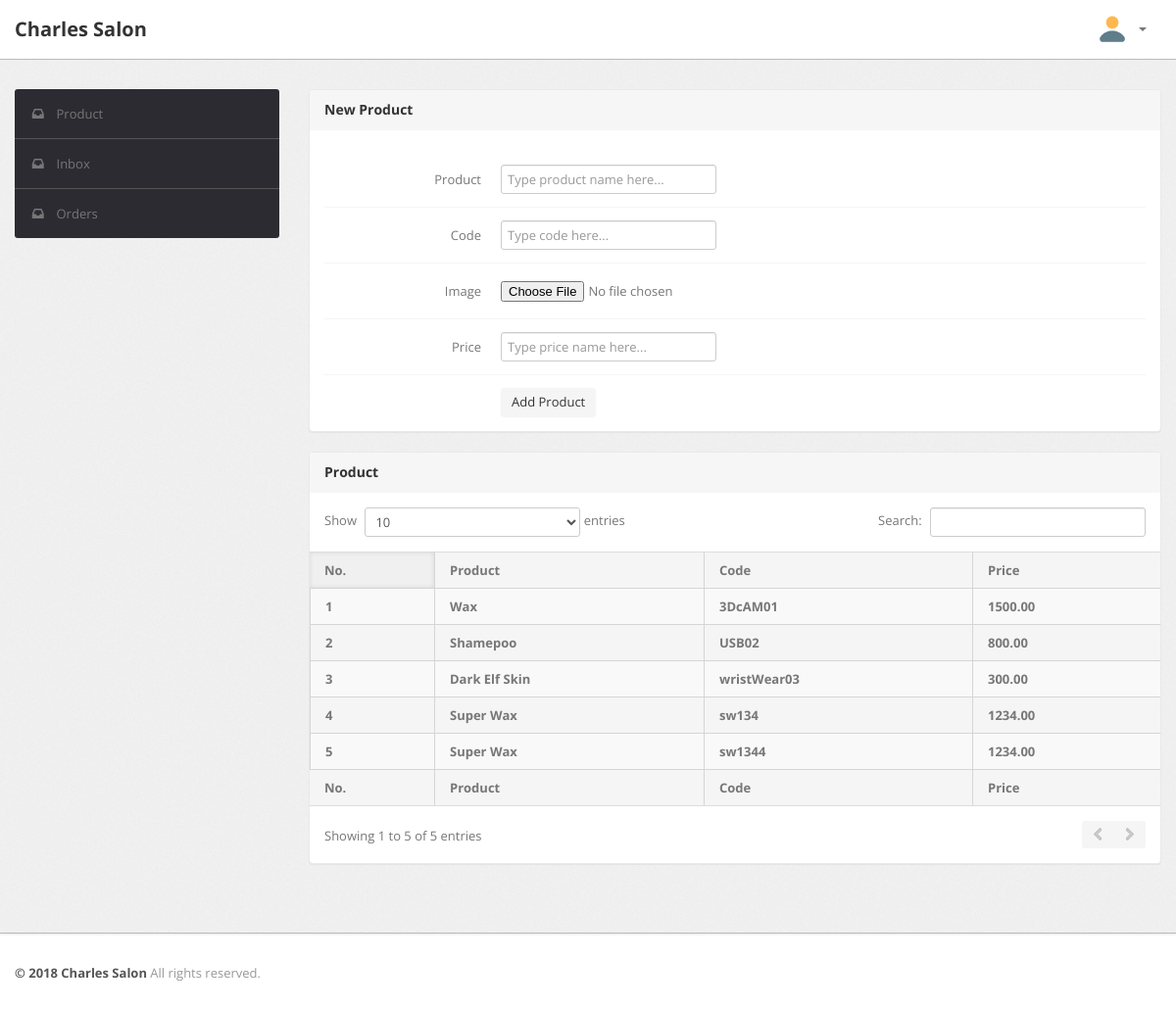
Before: /product.php with the older database file.
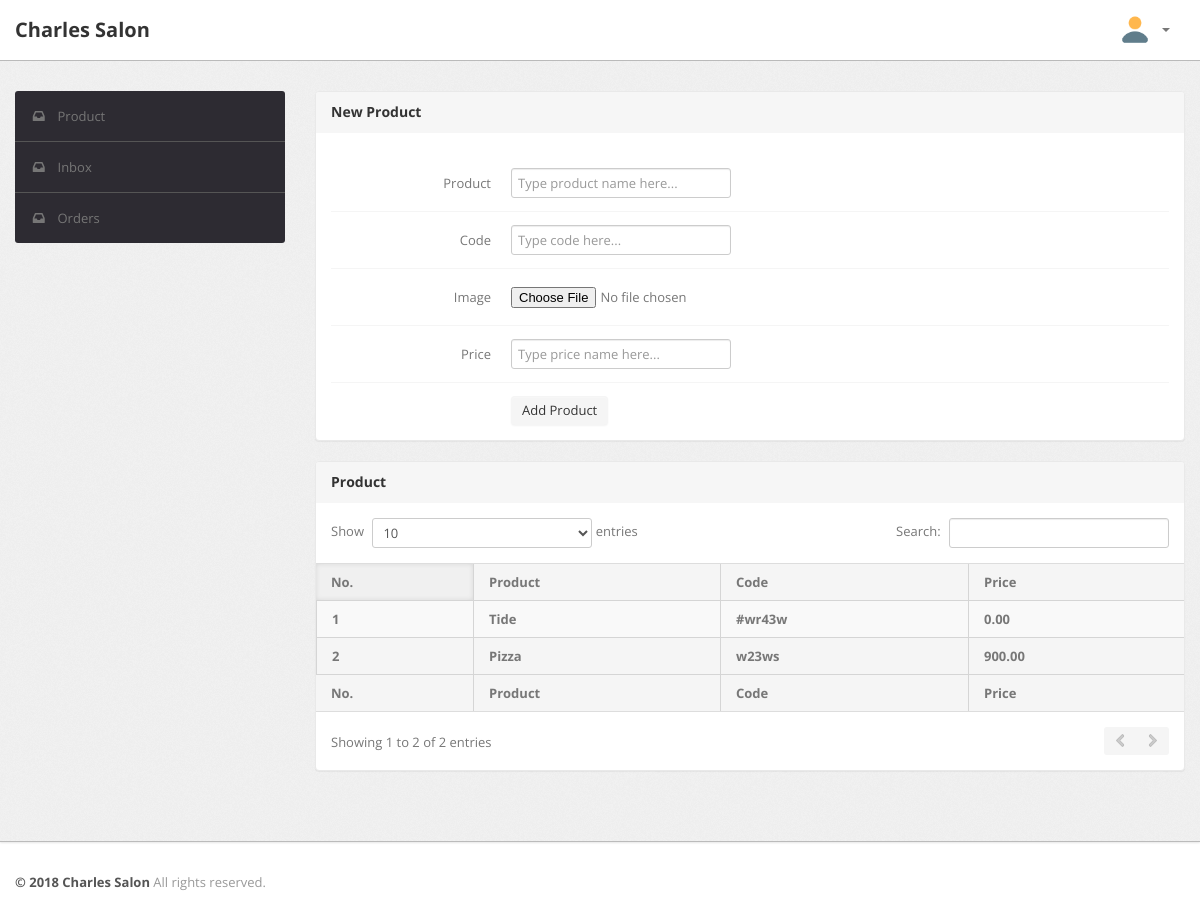
After: the same page with the newer database file.
### tables this page shows
CREATE TABLE IF NOT EXISTS `tbl_product` (
  `id` int(8) NOT NULL AUTO_INCREMENT,
  `name` varchar(255) NOT NULL,
  `code` varchar(255) NOT NULL,
  `image` longblob NOT NULL,
  `price` double(10,2) NOT NULL,
  PRIMARY KEY (`id`),
  UNIQUE KEY `product_code` (`code`)
);

### repository/product.php (the view, shortened to what this page needs)
<?php
function productlist()
{
	$conn = connection();
	$sql = "SELECT * FROM tbl_product;";
	$result = mysqli_query($conn, $sql);
	$no = 1;
	if (mysqli_num_rows($result) > 0) {
		while ($row = mysqli_fetch_assoc($result)) {
			?>
			<tr>
				<th><?php echo $no++; ?></th>
				<th><?php echo $row["name"]; ?></th>
				<th><?php echo $row["code"]; ?></th>
				<th><?php echo $row["price"]; ?></th>
			</tr>
			<?php
		}
	}
}
			?>

### shared/admin-header.php (shortened to what this page needs)
<!DOCTYPE html>
<html lang="en">
<head>
    <head>
        <link type="text/css" href="bootstrap/css/bootstrap.min.css" rel="stylesheet">
        <link type="text/css" href="bootstrap/css/bootstrap-responsive.min.css" rel="stylesheet">
        <link type="text/css" href="css/theme.css" rel="stylesheet">
        <link type="text/css" href="images/icons/css/font-awesome.css" rel="stylesheet">
    </head>

### product.php (shortened to what this page needs)
<?php
include 'repository/product.php';
include 'shared/admin-header.php';
?>
<body>
	<?php include 'shared/admin-nav.php'; ?>
	<div class="wrapper">
		<div class="container">
			<div class="row">
				<div class="span3">
					<?php include 'shared/sidebar.php'; ?>
				</div>
				<div class="span9">
					<div class="content">
						<div class="module">
							<div class="module-head">
								<h3>New Product</h3>
							</div>
							<div class="module-body">
									<br />
									<form class="form-horizontal row-fluid" method="post" action="<?php echo htmlspecialchars($_SERVER["PHP_SELF"]); ?>">
										<div class="control-group">
											<label class="control-label" for="basicinput">Product</label>
											<div class="controls">
												<input type="text" id="basicinput" placeholder="Type product name here..." name="name" required>
											</div>
										</div>
										<div class="control-group">
											<label class="control-label" for="basicinput">Code</label>
											<div class="controls">
												<input type="text" id="basicinput" placeholder="Type code here..." name="code" required>
											</div>
										</div>
										<div class="control-group">
											<label class="control-label" for="basicinput">Image</label>
											<div class="controls">
												<input type="file" id="basicinput" placeholder="Type code here..." name="file" required>
											</div>
										</div>
										<div class="control-group">
											<label class="control-label" for="basicinput">Price</label>
											<div class="controls">
												<input type="number" id="basicinput" placeholder="Type price name here..." name="price" required>
											</div>
										</div>
										<div class="control-group">
											<div class="controls">
												<button type="submit" class="btn">Add Product</button>
											</div>
										</div>
									</form>
							</div>
						</div>
						<div class="module">
							<div class="module-head">
								<h3>Product</h3>
							</div>
							<div class="module-body table">
								<table cellpadding="0" cellspacing="0" border="0" class="datatable-1 table table-bordered table-striped	 display" width="100%">
									<thead>
										<tr>
											<th>No.</th>
											<th>Product</th>
											<th>Code</th>
											<th>Price</th>
										</tr>
									</thead>
									<tbody>
										<?php productlist(); ?>
									</tbody>
									<tfoot>
										<tr>
											<th>No.</th>
											<th>Product</th>
											<th>Code</th>
											<th>Price</th>
										</tr>
									</tfoot>
								</table>
							</div>
						</div>
						<br />
					</div>
				</div>
			</div>
		</div>
	</div>
<?php include 'shared/admin-footer.php'; ?>

### shared/admin-nav.php (shortened to what this page needs)
<div class="navbar navbar-fixed-top">
          <div class="navbar-inner">
              <div class="container">
                      <a class="brand" href="dashboard">Charles Salon</a>
                  <div class="nav-collapse collapse navbar-inverse-collapse">
                      <ul class="nav pull-right">
                          <li class="nav-user dropdown"><a href="#" class="dropdown-toggle" data-toggle="dropdown">
                              <img src="images/user.png" class="nav-avatar" />
                              <b class="caret"></b></a>
                          </li>
                      </ul>
                  </div>
              </div>
          </div>
      </div>

### shared/sidebar.php
<div class="sidebar">
    <ul class="widget widget-menu unstyled">
        <li><a href="product.php"><i class="menu-icon icon-inbox"></i>Product  </a></li>
          <li><a href="inbox.php"><i class="menu-icon icon-inbox"></i>Inbox  </a></li>
               <li><a href="orders.php"><i class="menu-icon icon-inbox"></i>Orders  </a></li>
    </ul>
</div>

### shared/admin-footer.php (shortened to what this page needs)
	<div class="footer">
		<div class="container">
			<b class="copyright">&copy; 2018 Charles Salon </b> All rights reserved.
		</div>
	</div>
</body>
</html>

Changed rows visible on the page:
removed tbl_product: name "Wax", code "3DcAM01", price "1500.00"
removed tbl_product: name "Shamepoo", code "USB02", price "800.00"
removed tbl_product: name "Dark Elf Skin", code "wristWear03", price "300.00"
removed tbl_product: name "Super Wax", code "sw134", price "1234.00"
removed tbl_product: name "Super Wax", code "sw1344", price "1234.00"
added tbl_product: name "Tide", code "#wr43w", price "0.00"
added tbl_product: name "Pizza", code "w23ws", price "900.00"
Other visible differences:
text written by a page script: "Show entries Search: Showing 1 to 5 of 5 entries" → "Show entries Search: Showing 1 to 2 of 2 entries"
